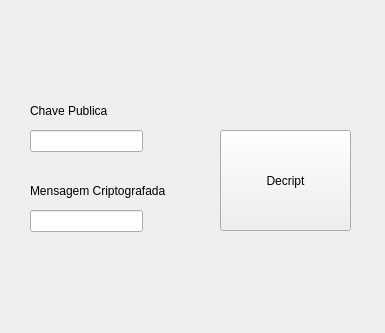
<?xml version="1.0" encoding="UTF-8"?>
<ui version="4.0">
 <class>Form</class>
 <widget class="QWidget" name="Form">
  <property name="geometry">
   <rect>
    <x>0</x>
    <y>0</y>
    <width>385</width>
    <height>333</height>
   </rect>
  </property>
  <property name="windowTitle">
   <string>Descriptografar</string>
  </property>
  <widget class="QLineEdit" name="lineEdit">
   <property name="geometry">
    <rect>
     <x>30</x>
     <y>130</y>
     <width>113</width>
     <height>22</height>
    </rect>
   </property>
  </widget>
  <widget class="QLineEdit" name="lineEdit_2">
   <property name="geometry">
    <rect>
     <x>30</x>
     <y>210</y>
     <width>113</width>
     <height>22</height>
    </rect>
   </property>
  </widget>
  <widget class="QLabel" name="label">
   <property name="geometry">
    <rect>
     <x>30</x>
     <y>95</y>
     <width>81</width>
     <height>31</height>
    </rect>
   </property>
   <property name="text">
    <string>Chave Publica</string>
   </property>
  </widget>
  <widget class="QLabel" name="label_2">
   <property name="geometry">
    <rect>
     <x>30</x>
     <y>175</y>
     <width>321</width>
     <height>31</height>
    </rect>
   </property>
   <property name="text">
    <string>Mensagem Criptografada</string>
   </property>
  </widget>
  <widget class="QPushButton" name="pushButton">
   <property name="geometry">
    <rect>
     <x>220</x>
     <y>130</y>
     <width>131</width>
     <height>101</height>
    </rect>
   </property>
   <property name="text">
    <string>Decript</string>
   </property>
  </widget>
 </widget>
 <resources/>
 <connections/>
</ui>
